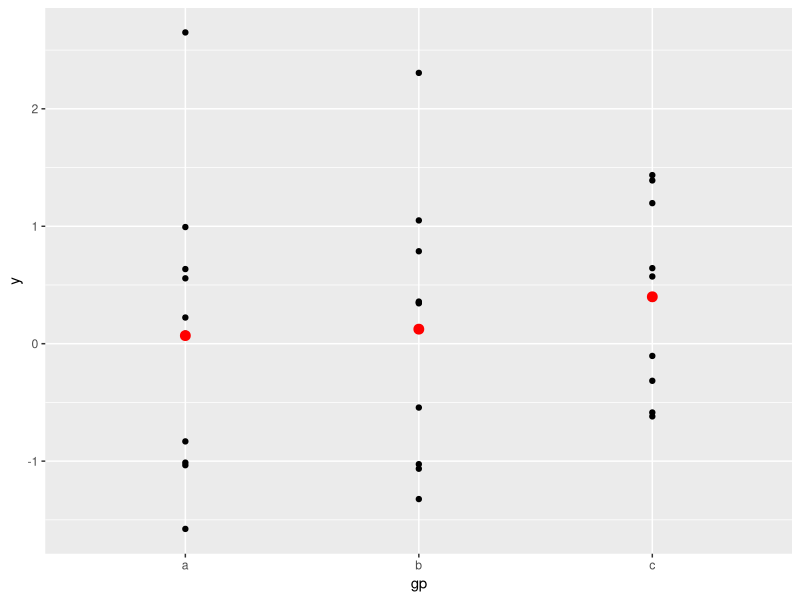
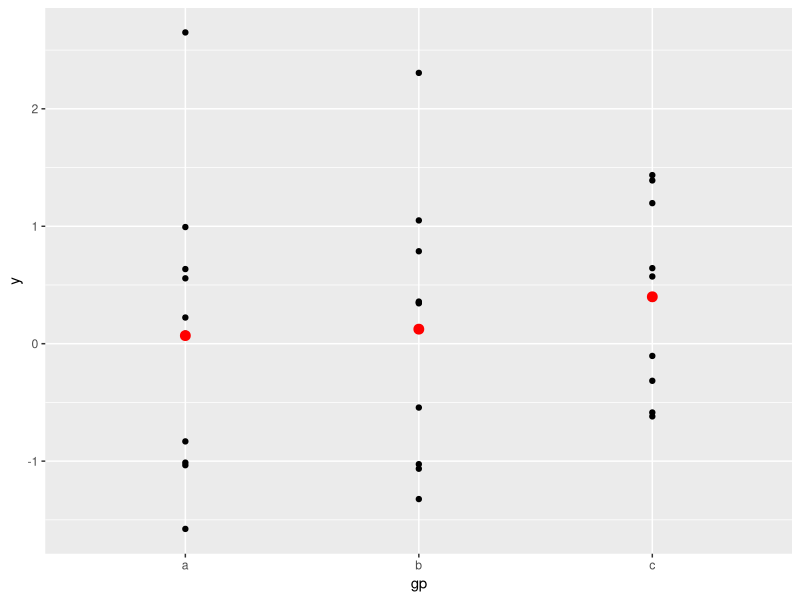
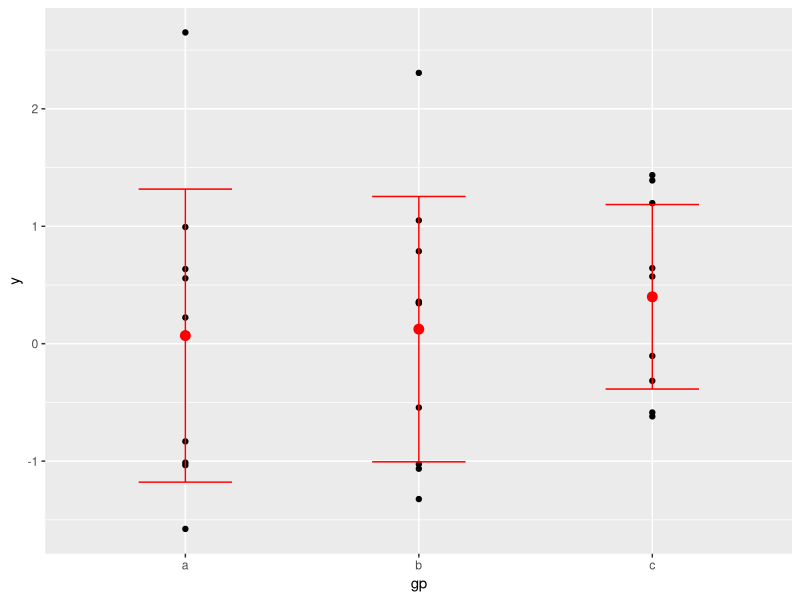
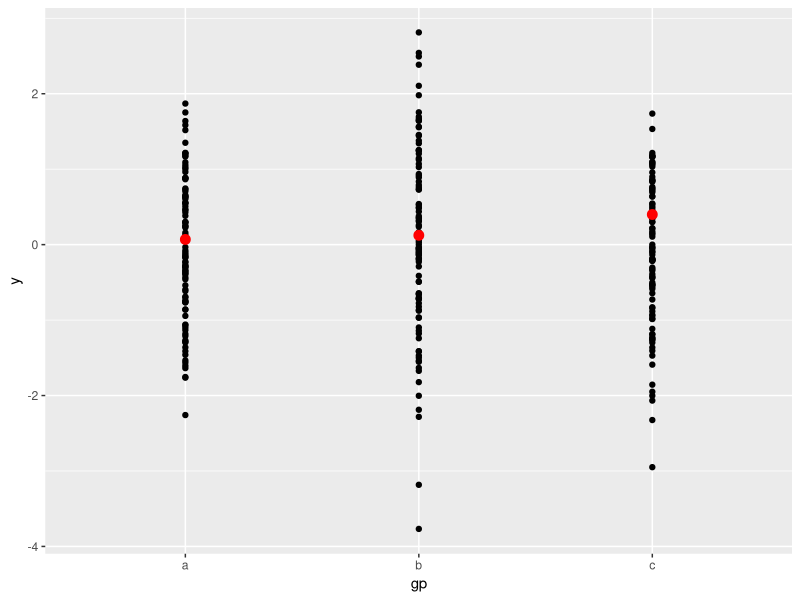

The R source for these figures, in order:
library(ggplot2)

df <- data.frame(gp = factor(rep(letters[1:3], each = 10)),
                 y = rnorm(30))

library(plyr)
ds <- ddply(df, .(gp), summarise, mean = mean(y), sd = sd(y))

ggplot(df, aes(x = gp, y = y)) +
  geom_point() +
    geom_point(data = ds, aes(y = mean),
               colour = 'red', size = 3)

ggplot(df) +
  geom_point(aes(x = gp, y = y)) +
    geom_point(data = ds, aes(x = gp, y = mean),
               colour = 'red', size = 3)

ggplot() +
  geom_point(data = df, aes(x = gp, y = y)) +
    geom_point(data = ds, aes(x = gp, y = mean),
               colour = 'red', size = 3) +
                 geom_errorbar(data = ds, aes(x = gp, y = mean,
                                 ymin = mean - sd, ymax = mean + sd),
                               colour = 'red', width = 0.4)


plotEx <- function(nb){
  df <- data.frame(gp = factor(rep(letters[1:3], each = nb)),
                   y = rnorm(3*nb))
  ggplot(df, aes(x = gp, y = y)) +
    geom_point() +
      geom_point(data = ds, aes(y = mean),
                 colour = 'red', size = 3)
}

plotEx(nb = 100)
